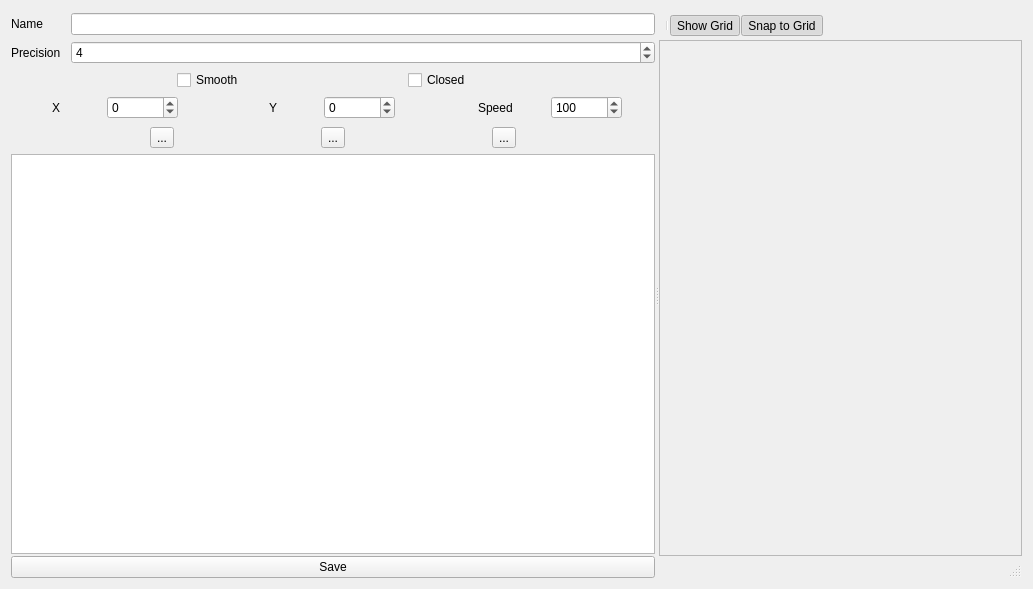
<?xml version="1.0" encoding="UTF-8"?>
<ui version="4.0">
 <class>PathEditor</class>
 <widget class="QWidget" name="PathEditor">
  <property name="geometry">
   <rect>
    <x>0</x>
    <y>0</y>
    <width>1033</width>
    <height>589</height>
   </rect>
  </property>
  <property name="sizePolicy">
   <sizepolicy hsizetype="Preferred" vsizetype="Preferred">
    <horstretch>0</horstretch>
    <verstretch>0</verstretch>
   </sizepolicy>
  </property>
  <property name="windowTitle">
   <string>Path</string>
  </property>
  <property name="windowIcon">
   <iconset resource="../images.qrc">
    <normaloff>:/resources/path.png</normaloff>:/resources/path.png</iconset>
  </property>
  <property name="Josh" stdset="0">
   <string>helloenigmasssss</string>
  </property>
  <layout class="QVBoxLayout" name="verticalLayout">
   <item>
    <widget class="QWidget" name="widget" native="true">
     <layout class="QVBoxLayout" name="verticalLayout_4">
      <property name="spacing">
       <number>0</number>
      </property>
      <property name="leftMargin">
       <number>0</number>
      </property>
      <property name="topMargin">
       <number>0</number>
      </property>
      <property name="rightMargin">
       <number>0</number>
      </property>
      <property name="bottomMargin">
       <number>0</number>
      </property>
      <item>
       <widget class="QSplitter" name="splitter">
        <property name="sizePolicy">
         <sizepolicy hsizetype="Preferred" vsizetype="Preferred">
          <horstretch>0</horstretch>
          <verstretch>0</verstretch>
         </sizepolicy>
        </property>
        <property name="orientation">
         <enum>Qt::Horizontal</enum>
        </property>
        <widget class="QWidget" name="pointsEditWidget" native="true">
         <property name="sizePolicy">
          <sizepolicy hsizetype="Fixed" vsizetype="Preferred">
           <horstretch>0</horstretch>
           <verstretch>0</verstretch>
          </sizepolicy>
         </property>
         <property name="minimumSize">
          <size>
           <width>0</width>
           <height>0</height>
          </size>
         </property>
         <property name="baseSize">
          <size>
           <width>0</width>
           <height>0</height>
          </size>
         </property>
         <layout class="QVBoxLayout" name="verticalLayout_3">
          <property name="spacing">
           <number>2</number>
          </property>
          <property name="sizeConstraint">
           <enum>QLayout::SetDefaultConstraint</enum>
          </property>
          <property name="leftMargin">
           <number>0</number>
          </property>
          <property name="topMargin">
           <number>0</number>
          </property>
          <property name="rightMargin">
           <number>0</number>
          </property>
          <property name="bottomMargin">
           <number>0</number>
          </property>
          <item>
           <widget class="QWidget" name="nameWidget" native="true">
            <layout class="QHBoxLayout" name="horizontalLayout">
             <property name="spacing">
              <number>0</number>
             </property>
             <property name="leftMargin">
              <number>0</number>
             </property>
             <property name="topMargin">
              <number>2</number>
             </property>
             <property name="rightMargin">
              <number>0</number>
             </property>
             <property name="bottomMargin">
              <number>2</number>
             </property>
             <item>
              <widget class="QLabel" name="nameLabel">
               <property name="sizePolicy">
                <sizepolicy hsizetype="Fixed" vsizetype="Preferred">
                 <horstretch>0</horstretch>
                 <verstretch>0</verstretch>
                </sizepolicy>
               </property>
               <property name="minimumSize">
                <size>
                 <width>60</width>
                 <height>0</height>
                </size>
               </property>
               <property name="text">
                <string>Name</string>
               </property>
              </widget>
             </item>
             <item>
              <widget class="QLineEdit" name="nameEdit"/>
             </item>
            </layout>
           </widget>
          </item>
          <item>
           <widget class="QWidget" name="precisionWidget" native="true">
            <layout class="QHBoxLayout" name="horizontalLayout_10">
             <property name="spacing">
              <number>0</number>
             </property>
             <property name="leftMargin">
              <number>0</number>
             </property>
             <property name="topMargin">
              <number>2</number>
             </property>
             <property name="rightMargin">
              <number>0</number>
             </property>
             <property name="bottomMargin">
              <number>2</number>
             </property>
             <item>
              <widget class="QLabel" name="precisionLabel">
               <property name="sizePolicy">
                <sizepolicy hsizetype="Fixed" vsizetype="Preferred">
                 <horstretch>0</horstretch>
                 <verstretch>0</verstretch>
                </sizepolicy>
               </property>
               <property name="minimumSize">
                <size>
                 <width>60</width>
                 <height>0</height>
                </size>
               </property>
               <property name="text">
                <string>Precision</string>
               </property>
              </widget>
             </item>
             <item>
              <widget class="QSpinBox" name="precisionSpinBox">
               <property name="sizePolicy">
                <sizepolicy hsizetype="Preferred" vsizetype="Fixed">
                 <horstretch>0</horstretch>
                 <verstretch>0</verstretch>
                </sizepolicy>
               </property>
               <property name="minimum">
                <number>1</number>
               </property>
               <property name="maximum">
                <number>8</number>
               </property>
               <property name="value">
                <number>4</number>
               </property>
              </widget>
             </item>
            </layout>
           </widget>
          </item>
          <item>
           <widget class="QWidget" name="linePropsWidget" native="true">
            <layout class="QHBoxLayout" name="horizontalLayout_11">
             <property name="leftMargin">
              <number>2</number>
             </property>
             <property name="topMargin">
              <number>0</number>
             </property>
             <property name="rightMargin">
              <number>10</number>
             </property>
             <property name="bottomMargin">
              <number>0</number>
             </property>
             <item>
              <widget class="QWidget" name="widget_3" native="true">
               <layout class="QHBoxLayout" name="horizontalLayout_7">
                <property name="spacing">
                 <number>0</number>
                </property>
                <property name="leftMargin">
                 <number>0</number>
                </property>
                <property name="topMargin">
                 <number>2</number>
                </property>
                <property name="bottomMargin">
                 <number>2</number>
                </property>
                <item>
                 <widget class="QCheckBox" name="smoothCheckBox">
                  <property name="sizePolicy">
                   <sizepolicy hsizetype="Fixed" vsizetype="Fixed">
                    <horstretch>0</horstretch>
                    <verstretch>0</verstretch>
                   </sizepolicy>
                  </property>
                  <property name="text">
                   <string>Smooth</string>
                  </property>
                 </widget>
                </item>
                <item>
                 <widget class="QCheckBox" name="closedCheckBox">
                  <property name="sizePolicy">
                   <sizepolicy hsizetype="Fixed" vsizetype="Fixed">
                    <horstretch>0</horstretch>
                    <verstretch>0</verstretch>
                   </sizepolicy>
                  </property>
                  <property name="text">
                   <string>Closed</string>
                  </property>
                 </widget>
                </item>
               </layout>
              </widget>
             </item>
            </layout>
           </widget>
          </item>
          <item>
           <widget class="QWidget" name="newPointWidget" native="true">
            <layout class="QHBoxLayout" name="horizontalLayout_6">
             <property name="spacing">
              <number>8</number>
             </property>
             <property name="leftMargin">
              <number>0</number>
             </property>
             <property name="topMargin">
              <number>2</number>
             </property>
             <property name="rightMargin">
              <number>0</number>
             </property>
             <property name="bottomMargin">
              <number>2</number>
             </property>
             <item>
              <widget class="QWidget" name="xWidget" native="true">
               <property name="sizePolicy">
                <sizepolicy hsizetype="Preferred" vsizetype="Fixed">
                 <horstretch>0</horstretch>
                 <verstretch>0</verstretch>
                </sizepolicy>
               </property>
               <layout class="QHBoxLayout" name="horizontalLayout_3">
                <property name="spacing">
                 <number>6</number>
                </property>
                <property name="leftMargin">
                 <number>0</number>
                </property>
                <property name="topMargin">
                 <number>0</number>
                </property>
                <property name="rightMargin">
                 <number>0</number>
                </property>
                <property name="bottomMargin">
                 <number>0</number>
                </property>
                <item>
                 <widget class="QLabel" name="xLabel">
                  <property name="sizePolicy">
                   <sizepolicy hsizetype="Fixed" vsizetype="Preferred">
                    <horstretch>0</horstretch>
                    <verstretch>0</verstretch>
                   </sizepolicy>
                  </property>
                  <property name="text">
                   <string>X</string>
                  </property>
                 </widget>
                </item>
                <item>
                 <widget class="QSpinBox" name="xSpinBox">
                  <property name="sizePolicy">
                   <sizepolicy hsizetype="Fixed" vsizetype="Preferred">
                    <horstretch>0</horstretch>
                    <verstretch>0</verstretch>
                   </sizepolicy>
                  </property>
                  <property name="minimumSize">
                   <size>
                    <width>60</width>
                    <height>0</height>
                   </size>
                  </property>
                  <property name="minimum">
                   <number>-999999999</number>
                  </property>
                  <property name="maximum">
                   <number>999999999</number>
                  </property>
                 </widget>
                </item>
               </layout>
              </widget>
             </item>
             <item>
              <widget class="QWidget" name="yWidget" native="true">
               <layout class="QHBoxLayout" name="horizontalLayout_4">
                <property name="leftMargin">
                 <number>0</number>
                </property>
                <property name="topMargin">
                 <number>0</number>
                </property>
                <property name="rightMargin">
                 <number>0</number>
                </property>
                <property name="bottomMargin">
                 <number>0</number>
                </property>
                <item>
                 <widget class="QLabel" name="yLabel">
                  <property name="sizePolicy">
                   <sizepolicy hsizetype="Fixed" vsizetype="Preferred">
                    <horstretch>0</horstretch>
                    <verstretch>0</verstretch>
                   </sizepolicy>
                  </property>
                  <property name="text">
                   <string>Y</string>
                  </property>
                 </widget>
                </item>
                <item>
                 <widget class="QSpinBox" name="yspinBox">
                  <property name="sizePolicy">
                   <sizepolicy hsizetype="Fixed" vsizetype="Fixed">
                    <horstretch>0</horstretch>
                    <verstretch>0</verstretch>
                   </sizepolicy>
                  </property>
                  <property name="minimumSize">
                   <size>
                    <width>60</width>
                    <height>0</height>
                   </size>
                  </property>
                  <property name="minimum">
                   <number>-999999999</number>
                  </property>
                  <property name="maximum">
                   <number>999999999</number>
                  </property>
                 </widget>
                </item>
               </layout>
              </widget>
             </item>
             <item>
              <widget class="QWidget" name="spdWidget" native="true">
               <property name="sizePolicy">
                <sizepolicy hsizetype="Preferred" vsizetype="Fixed">
                 <horstretch>0</horstretch>
                 <verstretch>0</verstretch>
                </sizepolicy>
               </property>
               <layout class="QHBoxLayout" name="horizontalLayout_5">
                <property name="leftMargin">
                 <number>0</number>
                </property>
                <property name="topMargin">
                 <number>0</number>
                </property>
                <property name="rightMargin">
                 <number>0</number>
                </property>
                <property name="bottomMargin">
                 <number>0</number>
                </property>
                <item>
                 <widget class="QLabel" name="speedLabel">
                  <property name="sizePolicy">
                   <sizepolicy hsizetype="Fixed" vsizetype="Preferred">
                    <horstretch>0</horstretch>
                    <verstretch>0</verstretch>
                   </sizepolicy>
                  </property>
                  <property name="text">
                   <string>Speed</string>
                  </property>
                 </widget>
                </item>
                <item>
                 <widget class="QSpinBox" name="speedSpinBox">
                  <property name="sizePolicy">
                   <sizepolicy hsizetype="Fixed" vsizetype="Preferred">
                    <horstretch>0</horstretch>
                    <verstretch>0</verstretch>
                   </sizepolicy>
                  </property>
                  <property name="minimumSize">
                   <size>
                    <width>60</width>
                    <height>0</height>
                   </size>
                  </property>
                  <property name="minimum">
                   <number>-999999999</number>
                  </property>
                  <property name="maximum">
                   <number>999999999</number>
                  </property>
                  <property name="value">
                   <number>100</number>
                  </property>
                 </widget>
                </item>
               </layout>
              </widget>
             </item>
            </layout>
           </widget>
          </item>
          <item>
           <widget class="QWidget" name="pointListButtons" native="true">
            <layout class="QHBoxLayout" name="horizontalLayout_8">
             <property name="spacing">
              <number>8</number>
             </property>
             <property name="leftMargin">
              <number>0</number>
             </property>
             <property name="topMargin">
              <number>4</number>
             </property>
             <property name="rightMargin">
              <number>0</number>
             </property>
             <property name="bottomMargin">
              <number>4</number>
             </property>
             <item>
              <widget class="QToolButton" name="addPointButton">
               <property name="text">
                <string>...</string>
               </property>
               <property name="icon">
                <iconset resource="../images.qrc">
                 <normaloff>:/actions/add.png</normaloff>:/actions/add.png</iconset>
               </property>
              </widget>
             </item>
             <item>
              <widget class="QToolButton" name="insertPointButton">
               <property name="text">
                <string>...</string>
               </property>
               <property name="icon">
                <iconset resource="../images.qrc">
                 <normaloff>:/actions/edit.png</normaloff>:/actions/edit.png</iconset>
               </property>
              </widget>
             </item>
             <item>
              <widget class="QToolButton" name="deletePointButton">
               <property name="text">
                <string>...</string>
               </property>
               <property name="icon">
                <iconset resource="../images.qrc">
                 <normaloff>:/actions/delete.png</normaloff>:/actions/delete.png</iconset>
               </property>
              </widget>
             </item>
            </layout>
           </widget>
          </item>
          <item>
           <widget class="QTableView" name="pointsTableView">
            <property name="selectionMode">
             <enum>QAbstractItemView::SingleSelection</enum>
            </property>
            <property name="selectionBehavior">
             <enum>QAbstractItemView::SelectItems</enum>
            </property>
            <attribute name="horizontalHeaderStretchLastSection">
             <bool>true</bool>
            </attribute>
            <attribute name="verticalHeaderVisible">
             <bool>false</bool>
            </attribute>
           </widget>
          </item>
          <item>
           <widget class="QPushButton" name="saveButton">
            <property name="text">
             <string>Save</string>
            </property>
            <property name="icon">
             <iconset resource="../images.qrc">
              <normaloff>:/actions/accept.png</normaloff>:/actions/accept.png</iconset>
            </property>
           </widget>
          </item>
         </layout>
        </widget>
        <widget class="QWidget" name="pointsPreviewWidget" native="true">
         <property name="sizePolicy">
          <sizepolicy hsizetype="Preferred" vsizetype="Preferred">
           <horstretch>0</horstretch>
           <verstretch>0</verstretch>
          </sizepolicy>
         </property>
         <layout class="QVBoxLayout" name="verticalLayout_2">
          <property name="spacing">
           <number>0</number>
          </property>
          <property name="leftMargin">
           <number>0</number>
          </property>
          <property name="topMargin">
           <number>0</number>
          </property>
          <property name="rightMargin">
           <number>0</number>
          </property>
          <property name="bottomMargin">
           <number>0</number>
          </property>
          <item>
           <widget class="QToolBar" name="mainToolBar">
            <property name="enabled">
             <bool>true</bool>
            </property>
            <property name="sizePolicy">
             <sizepolicy hsizetype="Preferred" vsizetype="Fixed">
              <horstretch>0</horstretch>
              <verstretch>0</verstretch>
             </sizepolicy>
            </property>
            <property name="orientation">
             <enum>Qt::Horizontal</enum>
            </property>
            <property name="iconSize">
             <size>
              <width>24</width>
              <height>24</height>
             </size>
            </property>
            <property name="floatable">
             <bool>false</bool>
            </property>
            <addaction name="separator"/>
            <addaction name="actionShowGrid"/>
            <addaction name="actionSnaptoGrid"/>
           </widget>
          </item>
          <item>
           <widget class="AssetScrollArea" name="pathPreview">
            <property name="autoFillBackground">
             <bool>false</bool>
            </property>
            <property name="sizeAdjustPolicy">
             <enum>QAbstractScrollArea::AdjustIgnored</enum>
            </property>
            <property name="widgetResizable">
             <bool>true</bool>
            </property>
            <property name="alignment">
             <set>Qt::AlignCenter</set>
            </property>
            <widget class="AssetScrollAreaBackground" name="pathPreviewBackground">
             <property name="geometry">
              <rect>
               <x>0</x>
               <y>0</y>
               <width>194</width>
               <height>508</height>
              </rect>
             </property>
             <property name="autoFillBackground">
              <bool>true</bool>
             </property>
             <layout class="QGridLayout" name="gridLayout_3">
              <property name="sizeConstraint">
               <enum>QLayout::SetDefaultConstraint</enum>
              </property>
              <property name="leftMargin">
               <number>0</number>
              </property>
              <property name="topMargin">
               <number>0</number>
              </property>
              <property name="rightMargin">
               <number>0</number>
              </property>
              <property name="bottomMargin">
               <number>0</number>
              </property>
              <property name="spacing">
               <number>0</number>
              </property>
              <item row="0" column="0">
               <widget class="PathView" name="roomView" native="true">
                <property name="focusPolicy">
                 <enum>Qt::ClickFocus</enum>
                </property>
               </widget>
              </item>
             </layout>
            </widget>
           </widget>
          </item>
          <item>
           <widget class="QStatusBar" name="statusBar">
            <property name="sizePolicy">
             <sizepolicy hsizetype="Preferred" vsizetype="Fixed">
              <horstretch>0</horstretch>
              <verstretch>0</verstretch>
             </sizepolicy>
            </property>
           </widget>
          </item>
         </layout>
        </widget>
       </widget>
      </item>
     </layout>
    </widget>
   </item>
  </layout>
  <action name="actionSnaptoGrid">
   <property name="checkable">
    <bool>true</bool>
   </property>
   <property name="checked">
    <bool>true</bool>
   </property>
   <property name="icon">
    <iconset resource="../images.qrc">
     <normaloff>:/actions/snap-to-grid.png</normaloff>:/actions/snap-to-grid.png</iconset>
   </property>
   <property name="text">
    <string>Snap to Grid</string>
   </property>
  </action>
  <action name="actionSave">
   <property name="icon">
    <iconset resource="../images.qrc">
     <normaloff>:/actions/accept.png</normaloff>:/actions/accept.png</iconset>
   </property>
   <property name="text">
    <string>Save</string>
   </property>
  </action>
  <action name="actionShowGrid">
   <property name="checkable">
    <bool>true</bool>
   </property>
   <property name="checked">
    <bool>true</bool>
   </property>
   <property name="icon">
    <iconset resource="../images.qrc">
     <normaloff>:/actions/grid.png</normaloff>:/actions/grid.png</iconset>
   </property>
   <property name="text">
    <string>Show Grid</string>
   </property>
  </action>
 </widget>
 <customwidgets>
  <customwidget>
   <class>PathView</class>
   <extends>QWidget</extends>
   <header>Widgets/PathView.h</header>
   <container>1</container>
  </customwidget>
  <customwidget>
   <class>AssetScrollArea</class>
   <extends>QScrollArea</extends>
   <header>Widgets/AssetScrollArea.h</header>
   <container>1</container>
  </customwidget>
  <customwidget>
   <class>AssetScrollAreaBackground</class>
   <extends>QWidget</extends>
   <header>Widgets/AssetScrollAreaBackground.h</header>
   <container>1</container>
  </customwidget>
 </customwidgets>
 <resources>
  <include location="../images.qrc"/>
 </resources>
 <connections/>
</ui>
